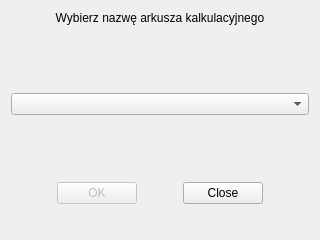
<?xml version="1.0" encoding="UTF-8"?>
<ui version="4.0">
 <class>Dialog</class>
 <widget class="QDialog" name="Dialog">
  <property name="geometry">
   <rect>
    <x>0</x>
    <y>0</y>
    <width>320</width>
    <height>240</height>
   </rect>
  </property>
  <property name="windowTitle">
   <string>Dialog</string>
  </property>
  <layout class="QGridLayout" name="gridLayout_2">
   <item row="0" column="0">
    <layout class="QGridLayout" name="gridLayout">
     <property name="bottomMargin">
      <number>25</number>
     </property>
     <property name="verticalSpacing">
      <number>7</number>
     </property>
     <item row="5" column="0">
      <layout class="QHBoxLayout" name="horizontalLayout">
       <property name="bottomMargin">
        <number>0</number>
       </property>
       <item>
        <spacer name="horizontalSpacer">
         <property name="orientation">
          <enum>Qt::Horizontal</enum>
         </property>
         <property name="sizeHint" stdset="0">
          <size>
           <width>40</width>
           <height>20</height>
          </size>
         </property>
        </spacer>
       </item>
       <item>
        <widget class="QPushButton" name="okPushButton">
         <property name="enabled">
          <bool>false</bool>
         </property>
         <property name="text">
          <string>OK</string>
         </property>
        </widget>
       </item>
       <item>
        <spacer name="horizontalSpacer_3">
         <property name="orientation">
          <enum>Qt::Horizontal</enum>
         </property>
         <property name="sizeHint" stdset="0">
          <size>
           <width>40</width>
           <height>20</height>
          </size>
         </property>
        </spacer>
       </item>
       <item>
        <widget class="QPushButton" name="closePushButton">
         <property name="text">
          <string>Close</string>
         </property>
        </widget>
       </item>
       <item>
        <spacer name="horizontalSpacer_2">
         <property name="orientation">
          <enum>Qt::Horizontal</enum>
         </property>
         <property name="sizeHint" stdset="0">
          <size>
           <width>40</width>
           <height>20</height>
          </size>
         </property>
        </spacer>
       </item>
      </layout>
     </item>
     <item row="0" column="0">
      <widget class="QLabel" name="label">
       <property name="layoutDirection">
        <enum>Qt::LeftToRight</enum>
       </property>
       <property name="text">
        <string>Wybierz nazwę arkusza kalkulacyjnego</string>
       </property>
       <property name="alignment">
        <set>Qt::AlignCenter</set>
       </property>
      </widget>
     </item>
     <item row="1" column="0">
      <spacer name="verticalSpacer_2">
       <property name="orientation">
        <enum>Qt::Vertical</enum>
       </property>
       <property name="sizeHint" stdset="0">
        <size>
         <width>20</width>
         <height>40</height>
        </size>
       </property>
      </spacer>
     </item>
     <item row="2" column="0">
      <widget class="QComboBox" name="sheetNamesComboBox"/>
     </item>
     <item row="3" column="0">
      <spacer name="verticalSpacer">
       <property name="orientation">
        <enum>Qt::Vertical</enum>
       </property>
       <property name="sizeHint" stdset="0">
        <size>
         <width>20</width>
         <height>40</height>
        </size>
       </property>
      </spacer>
     </item>
    </layout>
   </item>
  </layout>
 </widget>
 <resources/>
 <connections/>
</ui>
